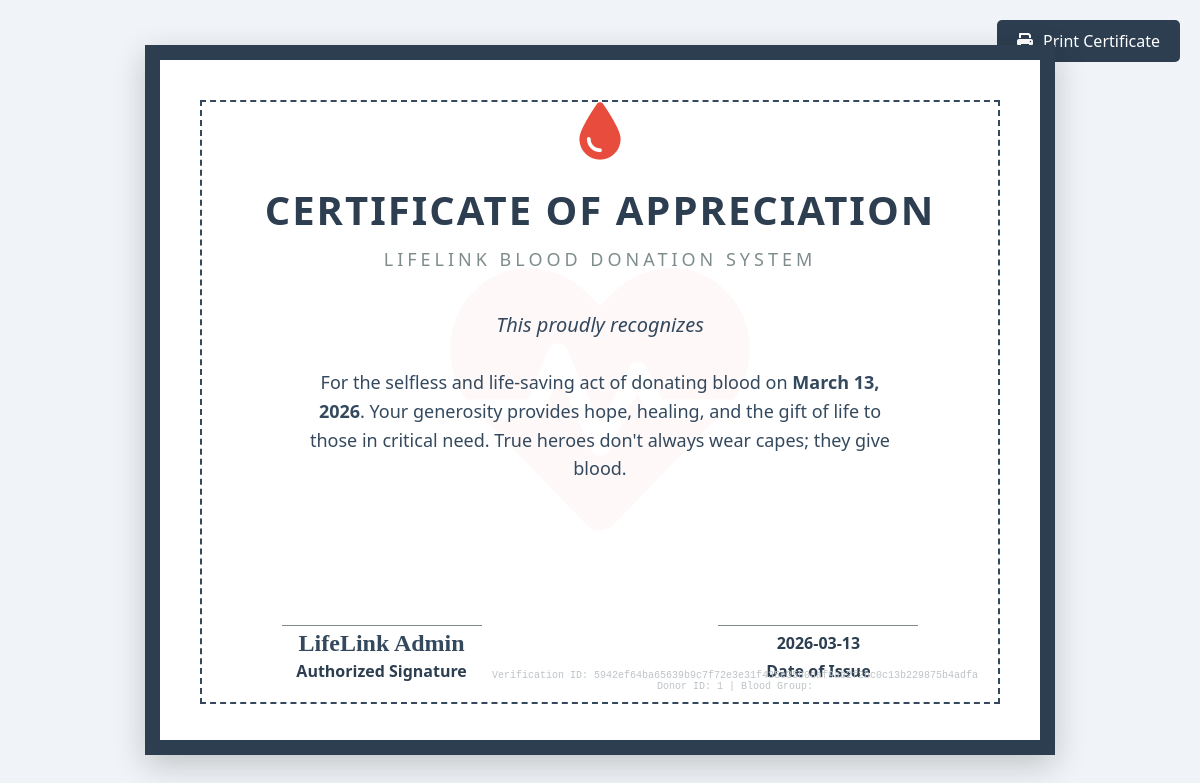
Page /donor/certificate/2 (signed in) on the committed database.
### models.py (models this page shows, shortened)
class DonationHistory(db.Model):
    __tablename__ = 'donation_history'
    id = db.Column(db.Integer, primary_key=True)
    donor_id = db.Column(db.Integer, db.ForeignKey('users.id'), nullable=False)
    donation_date = db.Column(db.Date, nullable=False)
    notes = db.Column(db.String(200), nullable=True)
    blockchain_hash = db.Column(db.String(64), nullable=True)
    previous_hash = db.Column(db.String(64), nullable=True)
    verified = db.Column(db.Boolean, default=False)
    donor = db.relationship('User', backref='history')

class Admin(UserMixin, db.Model):
    __tablename__ = 'admins'
    id = db.Column(db.Integer, primary_key=True)
    username = db.Column(db.String(50), unique=True, nullable=False)
    password_hash = db.Column(db.String(200), nullable=False)
    role = db.Column(db.String(20), default='SuperAdmin')

### app.py (the view)
@app.route('/donor/certificate/<int:history_id>')
@login_required
def donor_certificate(history_id):
    donation = DonationHistory.query.get_or_404(history_id)
    if donation.donor_id != current_user.id:
        flash("Unauthorized access.", "error")
        return redirect(url_for('my_history'))
    return render_template('donor/certificate.html', donation=donation, user=current_user)

### app.py (called while the page is built, shortened)
@app.after_request
def add_header(response):
    response.headers['Cache-Control'] = 'no-store, no-cache, must-revalidate, post-check=0, pre-check=0, max-age=0'
    response.headers['Pragma'] = 'no-cache'
    response.headers['Expires'] = '-1'
    return response

@login_manager.user_loader
def load_user(user_id):
    if user_id.startswith('admin_'):
        try:
            uid = int(user_id.split('_')[1])
            return db.session.get(Admin, uid)
        except (IndexError, ValueError):
            return None

@app.context_processor
def inject_translations():
    lang = session.get('lang', 'en')
    def _t(key, **kwargs):
        text = TRANSLATIONS.get(lang, TRANSLATIONS['en']).get(key, key)
        for k, v in kwargs.items():
            text = text.replace(f"{{{k}}}", str(v))
        return text
    return dict(_=_t, current_lang=lang, datetime=datetime)

@app.before_request
def run_background_tasks():
    if not request.path.startswith('/static'):
        try:
            update_request_statuses()
            send_eligibility_reminders()
        except:
            pass # Keep app stable if DB is not ready

def update_request_statuses():
    try:
        now = datetime.utcnow()
        expiry_threshold = now - timedelta(hours=24)
        expired_reqs = BloodRequest.query.filter(
            BloodRequest.status == 'Pending',
            BloodRequest.created_at <= expiry_threshold
        ).all()
        for req in expired_reqs:
            req.status = 'Expired'
        expired_broadcasts = HospitalBroadcast.query.filter(
            HospitalBroadcast.status == 'Active',
            HospitalBroadcast.created_at <= expiry_threshold
        ).all()
        for b in expired_broadcasts:
            b.status = 'Expired'
        db.session.commit()
    except Exception as e:
        print(f"Error updating request statuses: {e}")
        db.session.rollback()

def send_eligibility_reminders():
    try:
        now = date.today()
        donors = User.query.filter_by(is_available=False).all()
        for donor in donors:
            if donor.last_donation_date:
                gap = (now - donor.last_donation_date).days
        db.session.commit()
    except:
        db.session.rollback()

### templates/donor/certificate.html (shortened to what this page needs)
<!DOCTYPE html>
<html lang="en">
<head>
    <link rel="stylesheet" href="https://cdnjs.cloudflare.com/ajax/libs/font-awesome/6.0.0/css/all.min.css">
</head>
<body>
    <div style="position: fixed; top: 20px; right: 20px;">
        <button onclick="window.print()" style="background: #2c3e50; color: white; border: none; padding: 10px 20px; font-size: 16px; border-radius: 5px; cursor: pointer; display: flex; align-items: center; gap: 10px; font-family: inherit;">
            <i class="fas fa-print"></i> Print Certificate
        </button>
    </div>
    <div class="certificate-container">
        <i class="fas fa-heartbeat watermark"></i>
        <div class="certificate-inner">
            <i class="fas fa-tint logo-icon"></i>
            <h1 class="title">Certificate of Appreciation</h1>
            <div class="subtitle">LifeLink Blood Donation System</div>
            <div class="presented-to">This proudly recognizes</div>
            <div class="description">
                For the selfless and life-saving act of donating blood on <strong>{{ donation.donation_date.strftime('%B %d, %Y') }}</strong>.
                Your generosity provides hope, healing, and the gift of life to those in critical need. True heroes don't always wear capes; they give blood.
            </div>
            <div class="footer">
                <div class="signature-box">
                    <div style="font-family: 'Brush Script MT', cursive; font-size: 24px; color: #34495e; line-height: 1; margin-bottom: 5px;">LifeLink Admin</div>
                    Authorized Signature
                </div>
                <div class="signature-box">
                    <div style="font-size: 16px; line-height: 1.5; margin-bottom: 5px;">{{ donation.donation_date.strftime('%Y-%m-%d') }}</div>
                    Date of Issue
                </div>
            </div>
            <div class="hash-id">
                Verification ID: {{ donation.blockchain_hash or 'PENDING_VERIFICATION' }}<br>
                Donor ID: {{ user.id }} | Blood Group: {{ user.blood_group }}
            </div>
        </div>
    </div>
</body>
</html>

### templates/donor/certificate.html (style rules this page uses)
body { font-family: 'Segoe UI', Tahoma, Geneva, Verdana, sans-serif; background: #f0f4f8; display: flex; justify-content: center; align-items: center; min-height: 100vh; margin: 0; }
.certificate-container { background: #fff; width: 800px; height: 600px; padding: 40px; position: relative; border: 15px solid #2c3e50; text-align: center; box-shadow: 0 10px 30px rgba(0,0,0,0.2); }
.certificate-inner { border: 2px dashed #34495e; height: 100%; display: flex; flex-direction: column; justify-content: center; align-items: center; position: relative; }
.logo-icon { font-size: 60px; color: #e74c3c; margin-bottom: 20px; }
.title { font-size: 40px; font-weight: bold; color: #2c3e50; margin: 0; text-transform: uppercase; letter-spacing: 2px; }
.subtitle { font-size: 18px; color: #7f8c8d; margin-top: 10px; text-transform: uppercase; letter-spacing: 4px; }
.presented-to { font-size: 20px; color: #34495e; margin: 40px 0 10px 0; font-style: italic; }
.description { font-size: 18px; color: #34495e; max-width: 600px; line-height: 1.6; margin: 0 auto 40px auto; }
.footer { display: flex; justify-content: space-between; width: 80%; margin: 0 auto; margin-top: auto; padding-bottom: 20px; }
.signature-box { border-top: 1px solid #7f8c8d; padding-top: 5px; width: 200px; text-align: center; color: #2c3e50; font-weight: bold; }
.hash-id { position: absolute; bottom: 10px; right: 20px; font-size: 10px; color: #bdc3c7; font-family: monospace; }
.watermark { position: absolute; top: 50%; left: 50%; transform: translate(-50%, -50%); opacity: 0.03; font-size: 300px; color: #e74c3c; z-index: 0; pointer-events: none; }
* { z-index: 1; }

### rows in the picture
DonationHistory: donation_date "March 13, 2026", donation_date "2026-03-13", blockchain_hash "5942ef64ba65639b9c7f72e3e31f435e3580daf9ab2f2bc0c13b229875b4adfa"
Admin: id "1"
